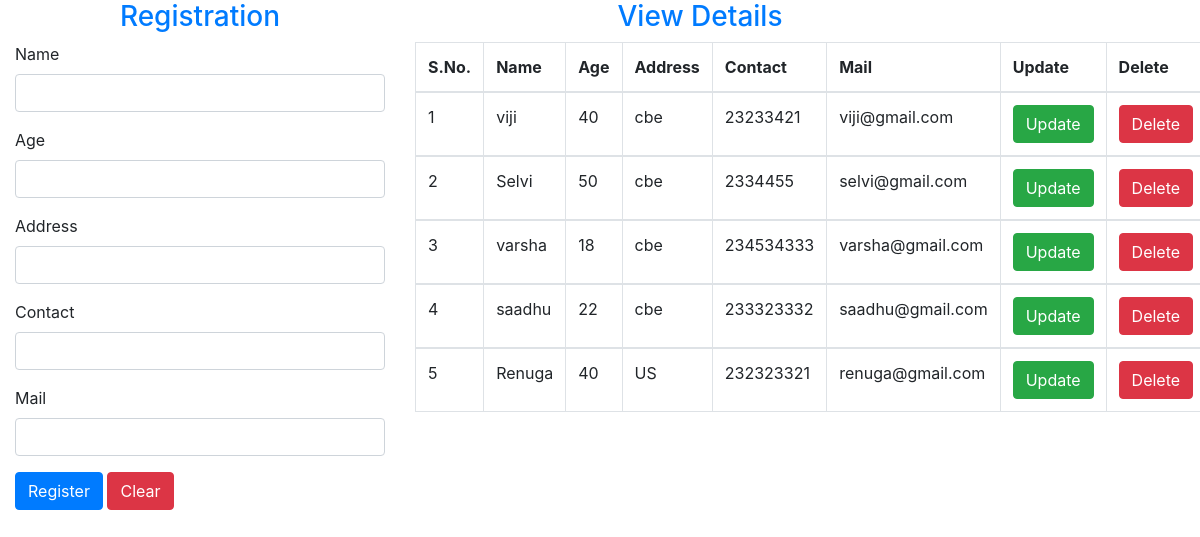
The page / on the database its author committed.
### my_application/models.py (models this page shows)
class Datas(models.Model):
    Name=models.CharField(max_length=20,default="")
    Age=models.IntegerField(default="")
    Address=models.CharField(max_length=50,default="")
    Contact=models.IntegerField(default="")
    Mail=models.CharField(max_length=50,default="")

### my_application/views.py (the view)
# urls.py: 2. Add a URL to urlpatterns:  path('', views.home, name='home')
def home(request): #127.0.0.1:8000/
  mydata=Datas.objects.all()   # get all datas in db and display in browser
  if (mydata!=''):
    return render(request,'home.html',{'datas':mydata})
  else:
    return render(request,'home.html')

### my_application/templates/home.html (shortened to what this page needs)
<!DOCTYPE html>
<html lang="en">
  <head>
    {% load static %}
    <link
      rel="stylesheet"
      href="https://cdn.jsdelivr.net/npm/bootstrap@4.6.2/dist/css/bootstrap.min.css"
    />
  </head>
  <body>
    <div class="container-fluid">
      <div class="row">
        <div class="col-md-offset-3 col-md-4">
          <form action="addData" method="POST" autocomplete="off">
            <h3 class="pageheader text-primary text-center">Registration</h3>
            <div class="form-group">
              <label>Name</label>
              <input type="text" class="form-control" name="name" />
            </div>
            <div class="form-group">
              <label>Age</label>
              <input type="text" class="form-control" name="age" />
            </div>
            <div class="form-group">
              <label>Address</label>
              <input type="text" class="form-control" name="address" />
            </div>
            <div class="form-group">
              <label>Contact</label>
              <input type="text" class="form-control" name="contact" />
            </div>
            <div class="form-group">
              <label>Mail</label>
              <input type="text" class="form-control" name="mail" />
            </div>
            <div class="form-group pull-right">
              <input type="submit" value="Register" class="btn btn-primary" />
              <input type="reset" value="Clear" class="btn btn-danger" />
            </div>
          </form>
        </div>
        <div class="col-md-6">
          {% if datas %}
          <h3 class="page-header text-primary text-center">View Details</h3>
          <table class="table table-bordered">
            <thead>
              <tr>
                <th>S.No.</th>
                <th>Name</th>
                <th>Age</th>
                <th>Address</th>
                <th>Contact</th>
                <th>Mail</th>
                <th>Update</th>
                <th>Delete</th>
              </tr>
            </thead>
            {% for data in datas %}
            <tbody>
              <tr>
                <td>{{forloop.counter}}</td>
                <td>{{data.Name}}</td>
                <td>{{data.Age}}</td>
                <td>{{data.Address}}</td>
                <td>{{data.Contact}}</td>
                <td>{{data.Mail}}</td>
                <td>
                  <a class="btn btn-success" href="updateData/{{data.id}}"
                    >Update</a
                  >
                </td>
                <td>
                  <a class="btn btn-danger" href="deleteData/{{data.id}}"
                    >Delete</a
                  >
                </td>
              </tr>
            </tbody>
            {% endfor %}
          </table>
          {% endif %}
        </div>
      </div>
    </div>
  </body>
</html>

### rows shown on the page
Datas: Name "viji", Age "40", Address "cbe", Contact "23233421", Mail "viji@gmail.com"
Datas: Name "Selvi", Age "50", Address "cbe", Contact "2334455", Mail "selvi@gmail.com"
Datas: Name "varsha", Age "18", Address "cbe", Contact "234534333", Mail "varsha@gmail.com"
Datas: Name "saadhu", Age "22", Address "cbe", Contact "233323332", Mail "saadhu@gmail.com"
Datas: Name "Renuga", Age "40", Address "US", Contact "232323321", Mail "renuga@gmail.com"
